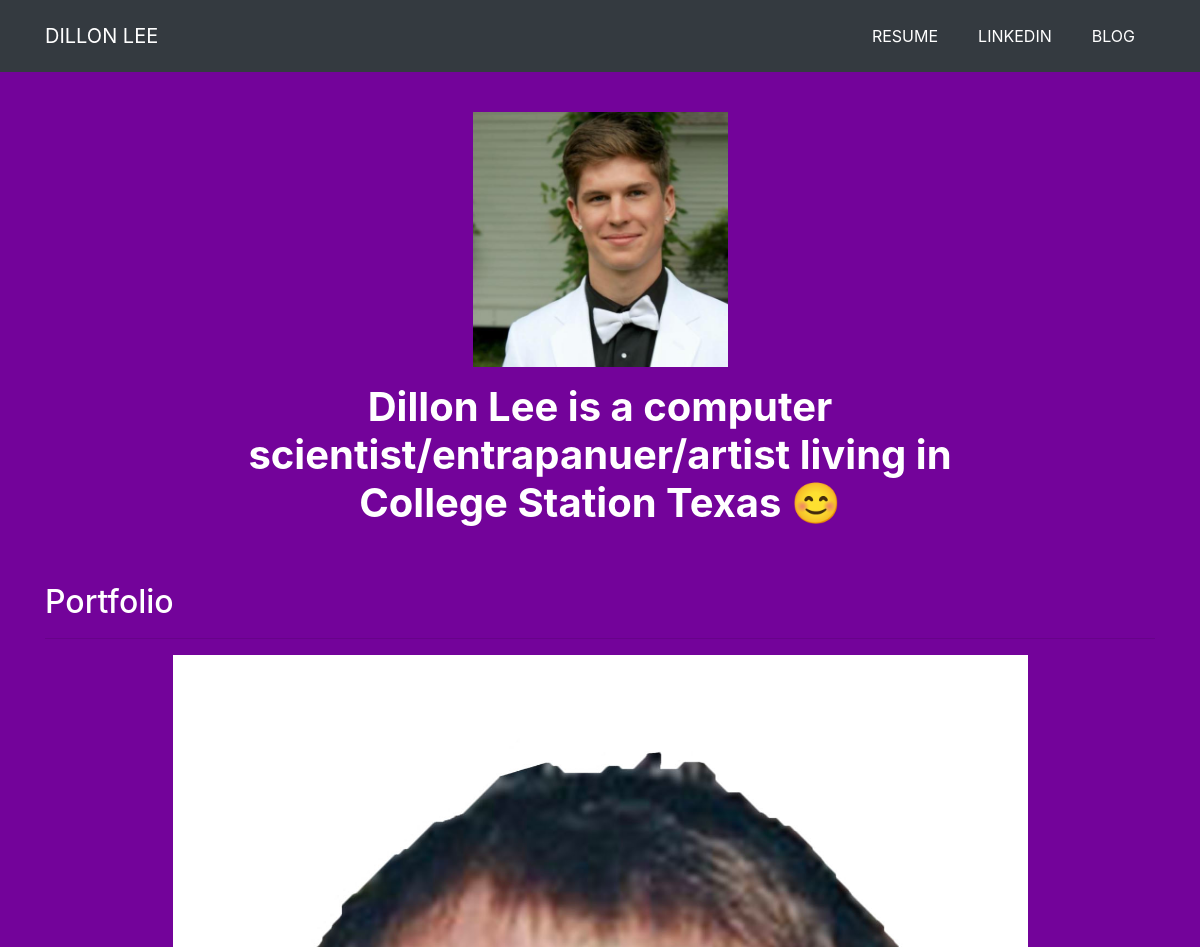
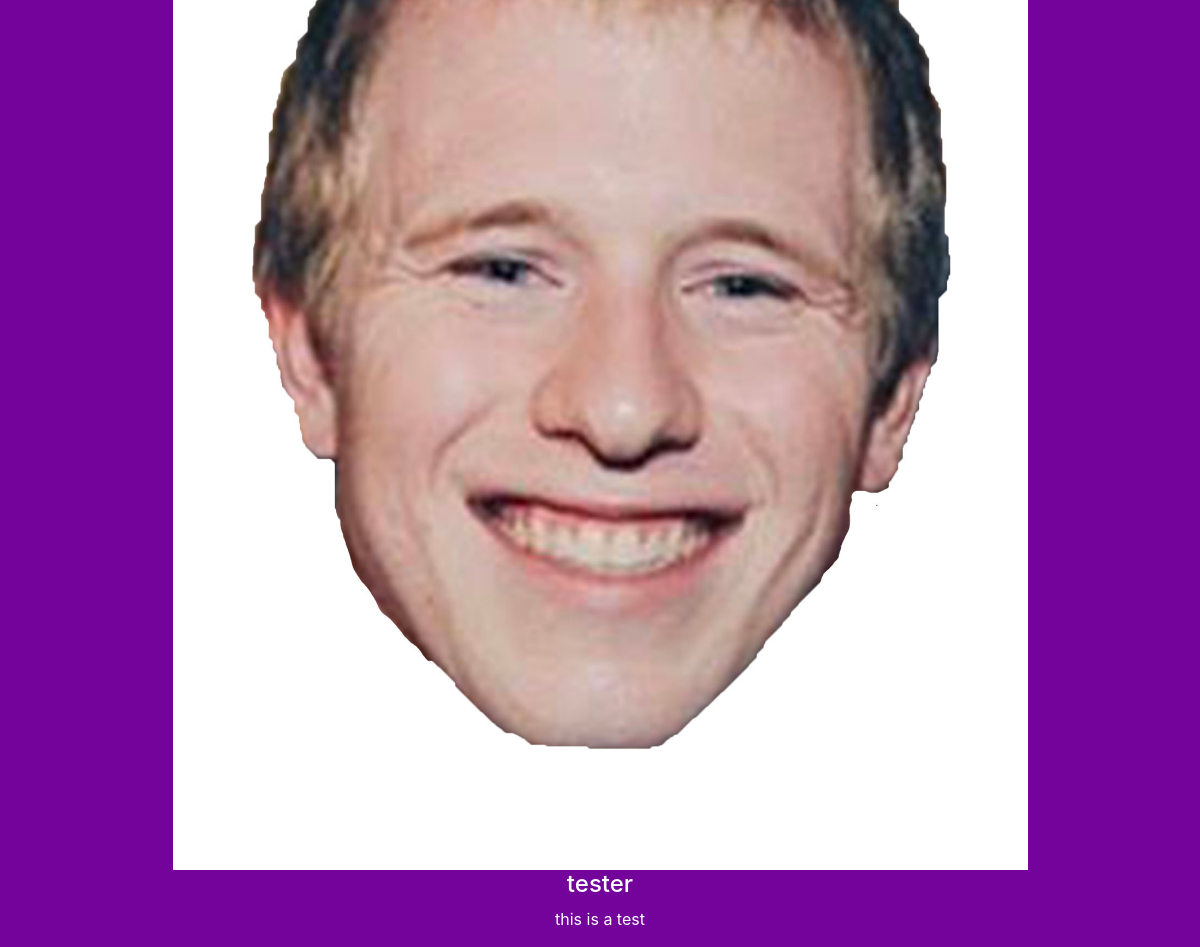
Before: / with the older database file (2 pictures, top to bottom).
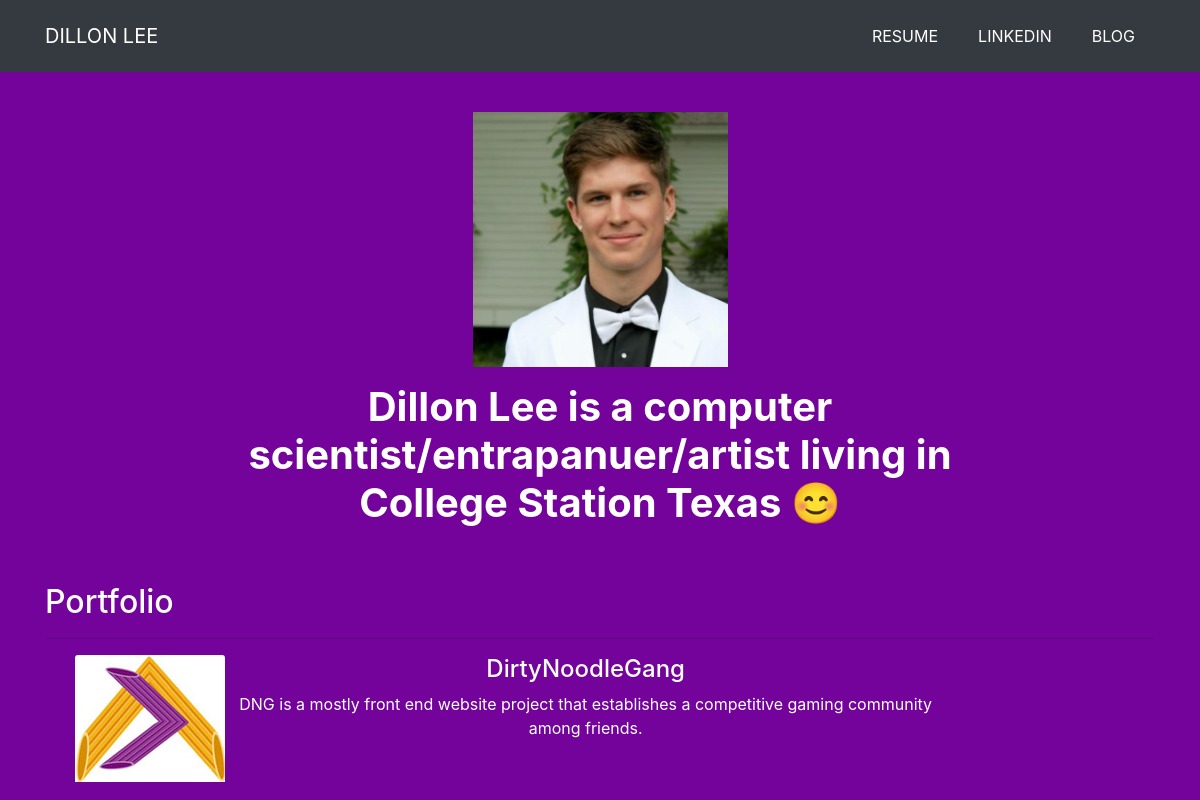
After: the same page with the newer database file.
### portfolio/models.py (models this page shows, shortened)
class Project(models.Model):
 	title = models.CharField(max_length=100)
 	description = models.CharField(max_length=250)
 	image = models.ImageField(upload_to='portfolio/images/')
 	url = models.URLField(blank=True)

### portfolio/views.py (the view)
# urls.py: 2. Add a URL to urlpatterns:  path('', views.home, name='home')
def home(request):
	projects = Project.objects.all()
	return render(request, 'portfolio/home.html', {'projects':projects})

### portfolio/templates/portfolio/home.html
{% extends "portfolio/base.html" %}
{% load static %}
{% block content %}
<div class="row justify-content-center my-3">
  <div class="col-3">
    <img src="{% static 'portfolio/PromPic.jpg' %}" class="img-fluid">
  </div>
</div>
<div class="row justify-content-center mb-3">
  <div class="col-md-9 text-center">
    <h1 id="hometext" class="font-weight-bold">Dillon Lee is a computer scientist/entrapanuer/artist living in College Station Texas 😊</h1>
  </div>
</div>
<h2 class="mt-5">Portfolio</h2>
<hr>
<div class="row">
  {% for project in projects %}
   <div class="row justify-content-center no-gutters mb-3 mb-lg-3">
    {% if project.url %}
    <a href="{{ project.url }}">
      <img src="{{ project.image.url }}" class="card-img-top">
    </a>
    {% else %}
    <div class="col-md-9 col-lg-9">
        <img class="img-fluid mb-3 mb-lg-0" src="{{ project.image.url }}">
    </div>
    {% endif %}
  <div class="col-xl-9 col-lg-9">
     <div class="featured-text text-center text-lg-center">
         <h4>{{ project.title }}</h4>
         <p class="text-black-50 mb-0">{{ project.description }}</p>
     </div>
  </div>
  </div>
  {% endfor %}
</div>
{% endblock %}

### portfolio/templates/portfolio/base.html (shortened to what this page needs)
{% load static %}
<!doctype html>
<html lang="en">
<head>
  <link rel="stylesheet" href="{% static 'portfolio/bootstrapTheme.css' %}">
</head>
<body id="page-top">
        <nav class="navbar navbar-expand-lg bg-dark text-uppercase fixed-top" id="mainNav">
            <div class="container">
                <a class="navbar-brand js-scroll-trigger text-white" href="{% url 'home' %}">Dillon Lee</a>
                <div class="collapse navbar-collapse" id="navbarResponsive">
                    <ul class="navbar-nav ml-auto">
                        <li class="nav-item mx-0 mx-lg-1"><a class="nav-link py-3 px-0 px-lg-3 rounded js-scroll-trigger text-white" href="{% static 'portfolio/dillonResume.pdf' %}">Resume</a></li>
                        <li class="nav-item mx-0 mx-lg-1"><a class="nav-link py-3 px-0 px-lg-3 rounded js-scroll-trigger text-white" href="https://www.linkedin.com/in/dillon-lee-24ba3b1a9/">Linkedin</a></li>
                        <li class="nav-item mx-0 mx-lg-1"><a class="nav-link py-3 px-0 px-lg-3 rounded js-scroll-trigger text-white" href="{% url 'blog:all_blogs' %}">Blog</a></li>
                    </ul>
                </div>
            </div>
        </nav>
  <br>
  <br>
  <br>
  <br>
  <div class="container">
    {% block content %}{% endblock %}
  </div>
</body>
</html>

Changed rows visible on the page:
removed Project: image (picture), title "tester", description "this is a test"
added Project: image (picture), title "DirtyNoodleGang", description "DNG is a mostly front end website project that establishes a competitive gaming community among friends."
